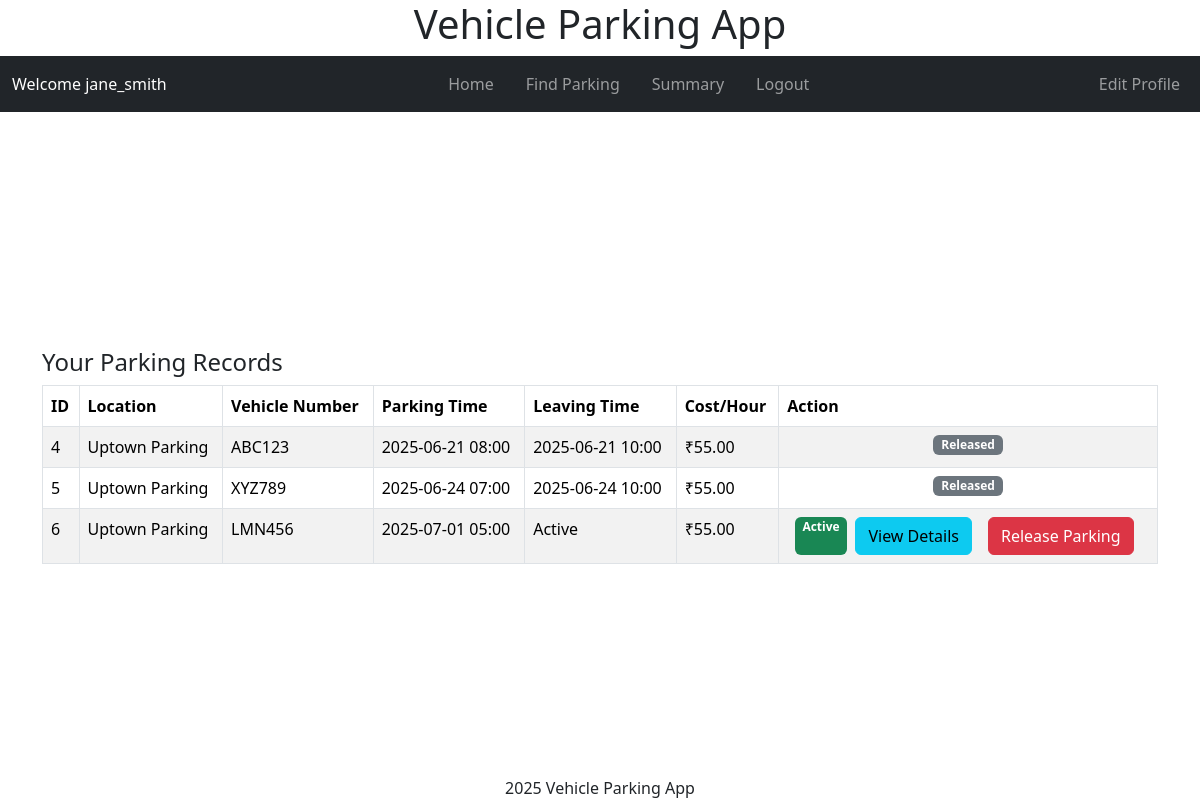
Screenshot of /user/dashboard (signed in) with the database file from the repository.
### models/models.py (models this page shows, shortened)
class User(db.Model, UserMixin):
    id = db.Column(db.Integer, primary_key=True)
    username = db.Column(db.String(80), unique=True, nullable=False)
    fullname = db.Column(db.String(255), nullable=False)
    address = db.Column(db.Text, nullable=False)
    pincode = db.Column(db.String(10), nullable=False)
    is_admin = db.Column(db.Boolean, default=False, nullable=False)
    parking_tickets = db.relationship('Ticket', backref='user', lazy=True)
    password_hash = db.Column(db.String(128), nullable=False)

class Ticket(db.Model):
    id = db.Column(db.Integer, primary_key=True)
    active = db.Column(db.Boolean, default=True, nullable=False)
    spot_id = db.Column(db.Integer, db.ForeignKey('parking_spot.id'), nullable=False)
    user_id = db.Column(db.Integer, db.ForeignKey('user.id'), nullable=False)
    vehicle_number = db.Column(db.String(20), nullable=False)
    parking_timestamp = db.Column(db.DateTime, nullable=False)
    leaving_timestamp = db.Column(db.DateTime)
    duration = db.Column(db.Float)
    total_cost = db.Column(db.Numeric(10, 2))
    parking_cost_per_unit_time = db.Column(db.Numeric(8, 2), nullable=False)

class ParkingLot(db.Model):
    id = db.Column(db.Integer, primary_key=True)
    prime_location_name = db.Column(db.String(255), nullable=False)
    price = db.Column(db.Numeric(10, 2), nullable=False)
    address = db.Column(db.Text, nullable=False)
    pin_code = db.Column(db.String(10), nullable=False)
    maximum_number_of_spots = db.Column(db.Integer, nullable=False)
    spots = db.relationship('ParkingSpot', backref='lot', lazy=True,
                          cascade='all, delete-orphan')

### controllers/user_controllers.py (the view)
@app.route('/user/dashboard')
@user_required
def user_dashboard():
    tickets = Ticket.query.filter_by(user_id=current_user.id).all()
    parking_lots = ParkingLot.query.all()
    return render_template('user/dashboard.html', tickets=tickets, parking_lots=parking_lots, user=current_user.username)

### app.py (called while the page is built)
def create_app():
    app = Flask(__name__)
    app.config.from_object(LocalDevelopmentConfig)
    db.init_app(app)
    login_manager = LoginManager()
    login_manager.init_app(app)
    from models.models import User
    @login_manager.user_loader
    def load_user(user_id):
        return User.query.get(int(user_id))
    app.app_context().push()
    return app

### controllers/user_controllers.py (called while the page is built)
def user_required(f):
    @wraps(f)
    def decorated_function(*args, **kwargs):
        if not current_user.is_authenticated:
            flash('Please login to access this page.', 'warning')
            return redirect(url_for('login'))
        if current_user.is_admin:
            flash('This page is only accessible to regular users.', 'warning')
            return redirect(url_for('admin_dashboard'))
        return f(*args, **kwargs)
    return decorated_function

### templates/user/dashboard.html (shortened to what this page needs)
{% extends "layout.html" %}
{% block header %}
{% include "user/navbar.html" with context %}
{% endblock header%}
{% block content %}
    <div class="container mt-4">
        <h4>Your Parking Records</h4>
        <table class="table table-bordered table-striped">
            <thead>
                <tr>
                    <th>ID</th>
                    <th>Location</th>
                    <th>Vehicle Number</th>
                    <th>Parking Time</th>
                    <th>Leaving Time</th>
                    <th>Cost/Hour</th>
                    <th>Action</th>
                </tr>
            </thead>
            <tbody>
                {% if tickets %}
                    {% for ticket in tickets %}
                    <tr>
                        <td>{{ ticket.id }}</td>
                        <td>{{ ticket.spot.lot.prime_location_name }}</td>
                        <td>{{ ticket.vehicle_number }}</td>
                        <td>{{ ticket.parking_timestamp.strftime('%Y-%m-%d %H:%M') }}</td>
                        <td>
                            {% if ticket.leaving_timestamp %}
                                {{ ticket.leaving_timestamp.strftime('%Y-%m-%d %H:%M') }}
                            {% else %}
                                Active
                            {% endif %}
                        </td>
                        <td>₹{{ ticket.parking_cost_per_unit_time }}</td>
                        <td>
                            <div class="d-flex justify-content-center">
                                {% if ticket.leaving_timestamp %}
                                    <span class="badge bg-secondary">Released</span>
                                {% else %}
                                    <span class="badge bg-success">Active</span>
                                {% endif %}
                                {% if not ticket.leaving_timestamp %}
                                    <a href="{{ url_for('view_ticket', ticket_id=ticket.id) }}" class="btn btn-info mx-2">View Details</a>
                                    <form action="{{ url_for('release_parking', record_id=ticket.id) }}" method="POST" class="d-inline">
                                        <button type="submit" class="btn btn-danger mx-2">Release Parking</button>
                                    </form>
                                {% endif %}
                            </div>
                        </td>
                    </tr>
                    {% endfor %}
                {% else %}
                    <tr>
                        <td colspan="7" class="text-center">No parking records found.</td>
                    </tr>
                {% endif %}
            </tbody>
        </table>
    </div>
{% endblock %}

### templates/user/navbar.html
<nav class="navbar navbar-expand-lg navbar-dark bg-dark">
    <div class="container-fluid">
        <span class="navbar-text text-white mr-3">
            Welcome {{ user if user else 'Error Please provide user name' }}
        </span>
        <div class="mx-auto order-0">
            <ul class="navbar-nav flex-row">
                <li class="nav-item px-2">
                    <a class="nav-link" href="{{ url_for('user_dashboard') }}">Home</a>
                </li>
                <li class="nav-item px-2">
                    <a class="nav-link" href="{{ url_for('find_parking') }}">Find Parking</a>
                </li>
                <li class="nav-item px-2">
                    <a class="nav-link" href="{{ url_for('user_summary') }}">Summary</a>
                </li>
                <li class="nav-item px-2">
                    <a class="nav-link" href="{{ url_for('logout') }}">Logout</a>
                </li>
            </ul>
        </div>
        <ul class="navbar-nav ml-auto">
            <li class="nav-item">
                <a class="nav-link" href="{{ url_for('edit_profile') }}">Edit Profile</a>
            </li>
        </ul>
    </div>
</nav>

### static/styles.css (style rules this page uses)
html, body { height: 100%; width: 100vw; margin: 0; padding: 0; overflow: hidden; }
body { min-height: 100vh; min-width: 100vw; box-sizing: border-box; display: flex; flex-direction: column; }

### rows the page displays
User: username "jane_smith"
Ticket: id "4", spot.lot.prime_location_name "Uptown Parking", vehicle_number "ABC123", parking_timestamp "2025-06-21 08:00", leaving_timestamp "2025-06-21 10:00", parking_cost_per_unit_time "55.00", shows "Released"
Ticket: id "5", spot.lot.prime_location_name "Uptown Parking", vehicle_number "XYZ789", parking_timestamp "2025-06-24 07:00", leaving_timestamp "2025-06-24 10:00", parking_cost_per_unit_time "55.00", shows "Released"
Ticket: id "6", spot.lot.prime_location_name "Uptown Parking", vehicle_number "LMN456", parking_timestamp "2025-07-01 05:00", shows "Active", parking_cost_per_unit_time "55.00"
